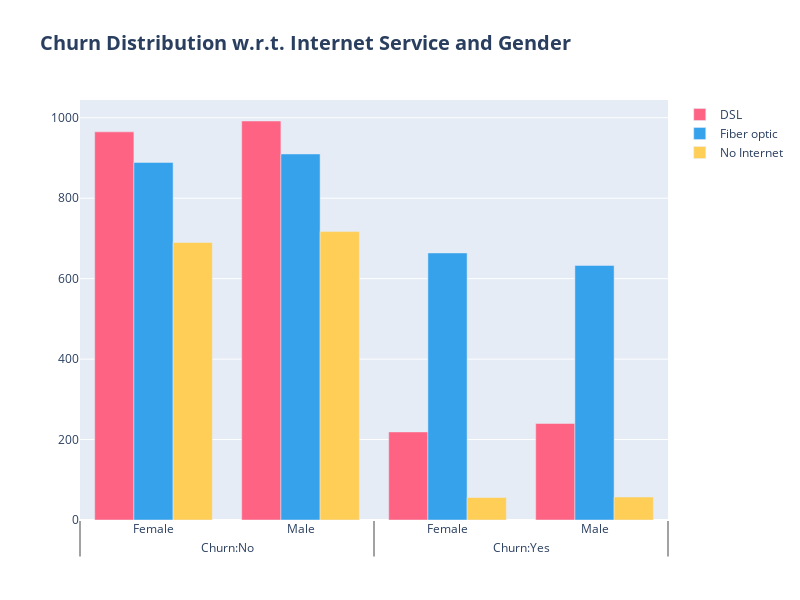

The notebook cell this image was saved under:
### Code cell
fig = go.Figure()

# DSL Internet service distribution by gender and churn status
fig.add_trace(go.Bar(
    x=[['Churn:No', 'Churn:No', 'Churn:Yes', 'Churn:Yes'],
       ["Female", "Male", "Female", "Male"]],
    y=[965, 992, 219, 240],
    name='DSL',
    marker_color='rgb(255, 99, 132)'  
))

# Fiber optic Internet service distribution by gender and churn status
fig.add_trace(go.Bar(
    x=[['Churn:No', 'Churn:No', 'Churn:Yes', 'Churn:Yes'],
       ["Female", "Male", "Female", "Male"]],
    y=[889, 910, 664, 633],
    name='Fiber optic',
    marker_color='rgb(54, 162, 235)'  
))

# No Internet service distribution by gender and churn status
fig.add_trace(go.Bar(
    x=[['Churn:No', 'Churn:No', 'Churn:Yes', 'Churn:Yes'],
       ["Female", "Male", "Female", "Male"]],
    y=[690, 717, 56, 57],
    name='No Internet',
    marker_color='rgb(255, 206, 86)'  
))

fig.update_layout(
    title_text="<b>Churn Distribution w.r.t. Internet Service and Gender</b>",
    title_font_size=20,
    autosize=False,
    width=800,  
    height=600,
)

fig.show()

### Figure 1 — Plotly figure (JSON) as saved in the notebook; plotly's stock layout.template omitted (floating-point values rounded to 4 significant figures)
{"data": [{"marker": {"color": "rgb(255, 99, 132)"}, "name": "DSL", "type": "bar", "x": [["Churn:No", "Churn:No", "Churn:Yes", "Churn:Yes"], ["Female", "Male", "Female", "Male"]], "y": [965, 992, 219, 240]}, {"marker": {"color": "rgb(54, 162, 235)"}, "name": "Fiber optic", "type": "bar", "x": [["Churn:No", "Churn:No", "Churn:Yes", "Churn:Yes"], ["Female", "Male", "Female", "Male"]], "y": [889, 910, 664, 633]}, {"marker": {"color": "rgb(255, 206, 86)"}, "name": "No Internet", "type": "bar", "x": [["Churn:No", "Churn:No", "Churn:Yes", "Churn:Yes"], ["Female", "Male", "Female", "Male"]], "y": [690, 717, 56, 57]}], "layout": {"autosize": false, "height": 600, "title": {"font": {"size": 20}, "text": "<b>Churn Distribution w.r.t. Internet Service and Gender</b>"}, "width": 800, "xaxis": {"autorange": true, "range": [-0.5, 3.5], "type": "multicategory"}, "yaxis": {"autorange": true, "range": [0, 1044.0], "type": "linear"}}}
